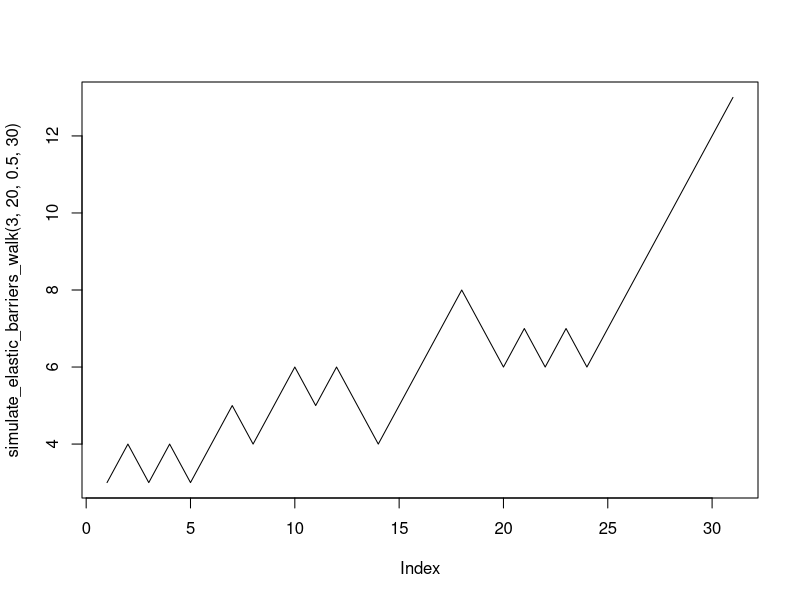
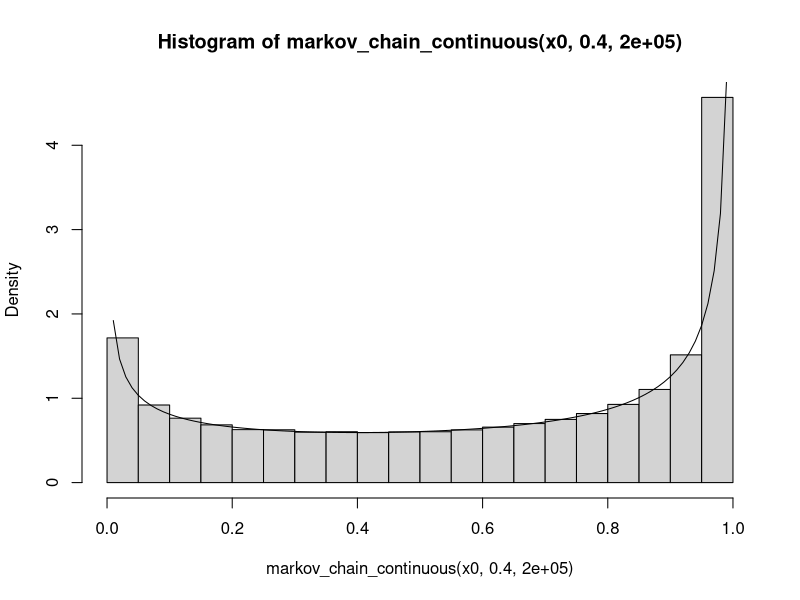

These charts were generated, in order, by the following R code:
## ---- chunk 1
simulate_absorbing_walk <- function(x0, k, p){
  x <- x0
  trajectory <- x0
  while (x > 0 &&  x < k){
    if (runif(1) < p){
      x <- x + 1
      trajectory <- c(trajectory, x)
    }
    else{
      x <- x - 1
      trajectory <- c(trajectory, x)
    }
  }
  return(trajectory)
}


simulate_absorption <- function(x0, k, p, n_sim) {
  count0 <- 0
  countK <- 0
  
  for (i in 1:n_sim) {
    trajectory <- simulate_absorbing_walk(x0, k, p)
    final_state <- trajectory[length(trajectory)]
    if (final_state == 0) {
      count0 <- count0 + 1
    } else {
      countK <- countK + 1
    }
  }
  
  psi0 <- count0 / n_sim
  psiK <- countK / n_sim
  return(c(psi0 = psi0, psiK = psiK))
}

simulate_absorption(5, 20, 0.4, 10^5)
simulate_absorption(15, 20, 0.4, 10^5)

## ---- chunk 2
simulate_elastic_barriers_walk <- function(x0, k, p, n){
  x <- x0
  trajectory <- x0
  for (i in 1:n){
    if (runif(1) < p){
      x <- min(x+1, k)
      trajectory <- c(trajectory, x)
    }
    else{
      x <- max(x-1, 0)
      trajectory <- c(trajectory, x)
    }
  }
  return(trajectory)
}

plot(simulate_elastic_barriers_walk(3, 20, 0.5, 30), type = "l")

simulate_asymptotic <- function(x0, k, p, n, x){
  trajectory <- simulate_elastic_barriers_walk(x0, k, p, n)
  visits <- sum(trajectory == x)
  return (visits / n)
}


p <- 0.3
q <- 1 - p
x <- 0
k <- 20


# We can compare our simulation with theoretical formula
print(simulate_asymptotic(x0 = 5, k = 20, p, 10000, x))
print(( (1 - p/q) / (1 - (p/q)^(k+1))) * (p/q)^(x) )
## ---- chunk 3
a <- 0.4
n_time <- 20
x0 <- 0.5

markov_chain_continuous <- function(x0, a, n_time){  
  trajectory <- numeric(n_time + 1)
  trajectory[1] <- x0
  for (i in 2:(n_time + 1)){
  if (runif(1) < a){
    x <- runif(1, min = 0, max = trajectory[i - 1])
    trajectory[i] <- x
  }
  else{
    x <- runif(1, min = trajectory[i - 1], max = 1)
    trajectory[i] <- x
  }
  prev_x <- x
}
return(trajectory)
}

markov_chain_continuous(x0, 0.4, 20)


x0 <- 0.1
{
hist(markov_chain_continuous(x0, 0.4, 200000), probability = TRUE)
curve(dbeta(x, shape1 = 0.6, shape2 = 0.4), add= TRUE)
}

## ---- chunk 4
n_time <- 20
x0 <- 1/2
a <- 1/3
